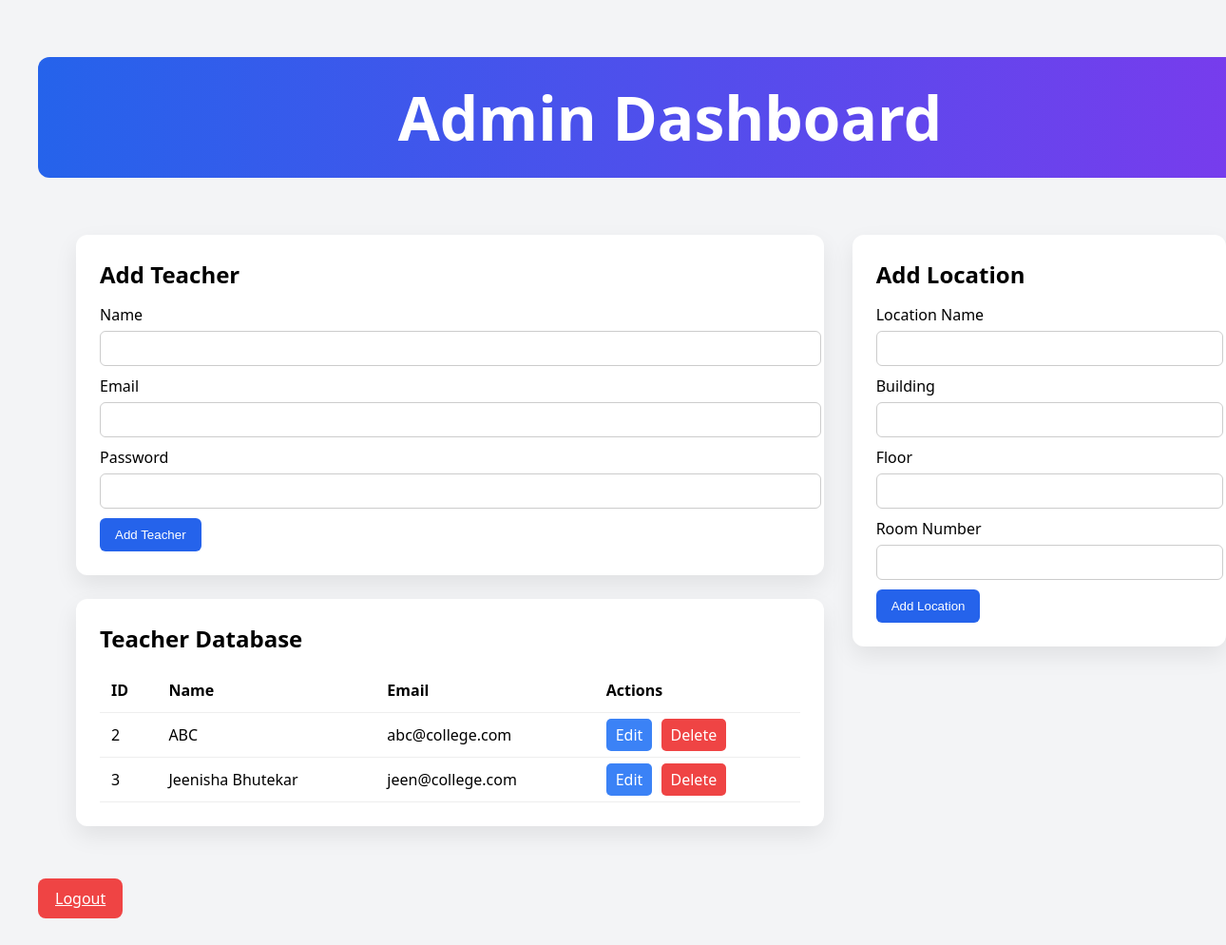
Page /admin (signed in) on the earlier database version.
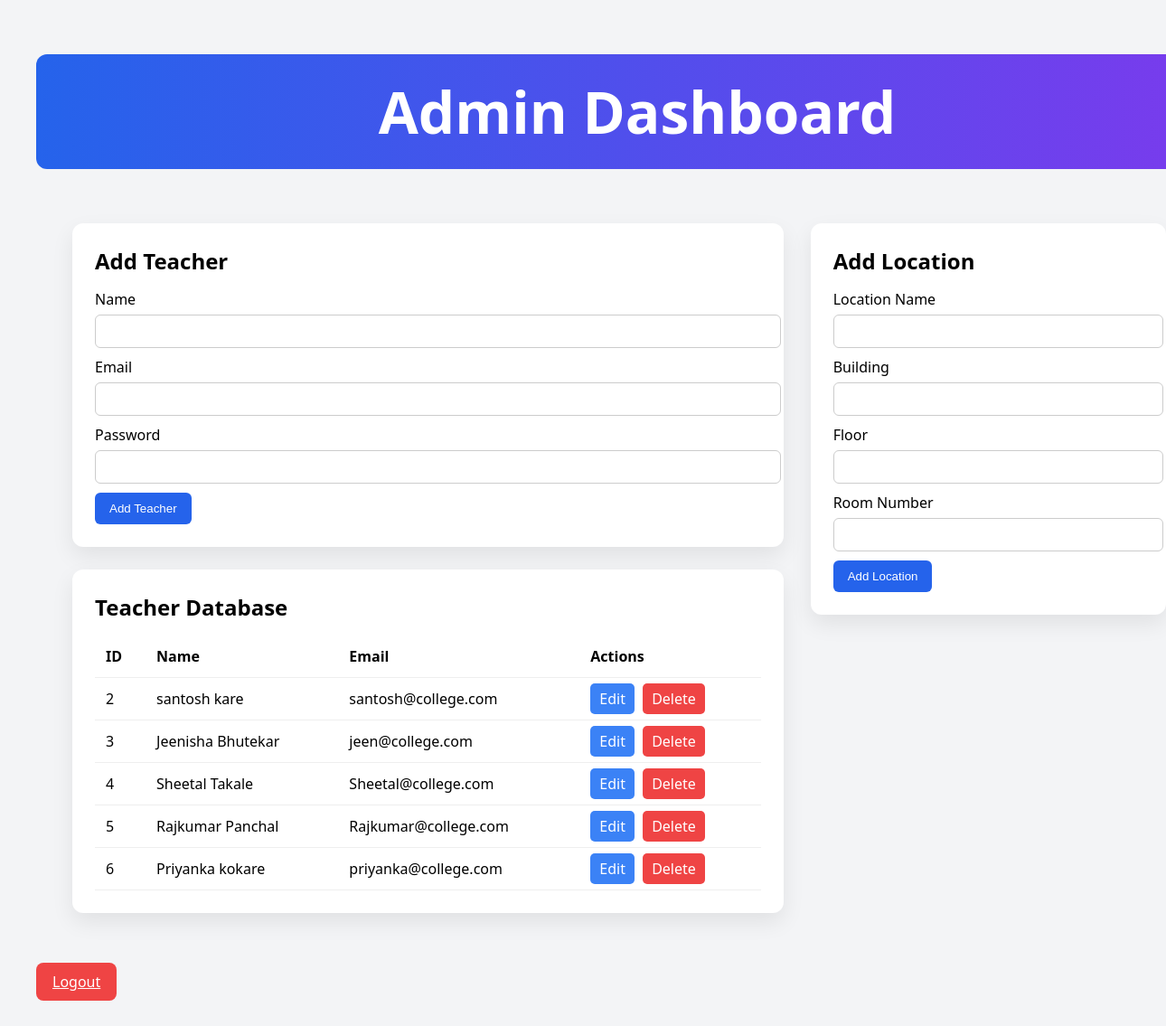
Same page on the later database version.
### tables this page shows
CREATE TABLE users (
        id INTEGER PRIMARY KEY AUTOINCREMENT,
        name TEXT,
        email TEXT UNIQUE,
        password TEXT,
        role TEXT
    );

### app.py (the view)
@app.route("/admin")
def admin_dashboard():
    if "role" not in session or session["role"] != "admin":
        return redirect("/login")
    conn = get_db_connection()
    teachers = conn.execute(
        "SELECT * FROM users WHERE role='teacher'"
    ).fetchall()
    conn.close()
    return render_template("admin_dashboard.html", teachers=teachers)
    return render_template("admin_dashboard.html")

### app.py (called while the page is built)
def get_db_connection():
    conn = sqlite3.connect(DB_NAME)
    conn.row_factory = sqlite3.Row
    return conn

### templates/admin_dashboard.html (shortened to what this page needs)
<!DOCTYPE html>
<html>
<head>
    <link rel="stylesheet" href="{{ url_for('static', filename='css/style.css') }}">
</head>
<body>
<div class="container">
    <div class="header">
        <h1>Admin Dashboard</h1>
    </div>
<div class="admin-grid">
    <div class="admin-left">
        <div class="admin-card">
            <h2>Add Teacher</h2>
            <form action="/add_teacher" method="POST">
                <label>Name</label>
                <input type="text" name="name" required>
                <label>Email</label>
                <input type="email" name="email" required>
                <label>Password</label>
                <input type="text" name="password" required>
                <button type="submit">Add Teacher</button>
            </form>
        </div>
        <div class="admin-card">
            <h2>Teacher Database</h2>
            <table>
                <tr>
                    <th>ID</th>
                    <th>Name</th>
                    <th>Email</th>
                    <th>Actions</th>
                </tr>
                {% for teacher in teachers %}
                <tr>
                    <td>{{ teacher.id }}</td>
                    <td>{{ teacher.name }}</td>
                    <td>{{ teacher.email }}</td>
                    <td>
                        <a href="/edit_teacher/{{ teacher.id }}" class="edit-btn">Edit</a>
                        <a href="/delete_teacher/{{ teacher.id }}" class="delete-btn">Delete</a>
                    </td>
                </tr>
                {% endfor %}
            </table>
        </div>
    </div>
    <div class="admin-right">
        <div class="admin-card">
            <h2>Add Location</h2>
            <form action="/add_location" method="POST">
                <label>Location Name</label>
                <input type="text" name="name">
                <label>Building</label>
                <input type="text" name="building">
                <label>Floor</label>
                <input type="text" name="floor">
                <label>Room Number</label>
                <input type="text" name="room_number">
                <button type="submit">Add Location</button>
            </form>
        </div>
    </div>
</div>
    <a href="/logout" class="btn btn-danger">Logout</a>
</div>
</body>
</html>

### static/css/style.css (style rules this page uses)
body { margin: 0; font-family: 'Segoe UI', sans-serif; background: #f3f4f6; }
h1, h2 { margin: 0; }
.container { width: 100%; max-width: 1400px; margin: 0 auto; padding:40px }
.header { width:100%; max-width:1400px; margin:20px auto; padding:20px; font-size:32px; font-weight:bold; text-align:center; background:linear-gradient(90deg,#2563eb,#7c3aed); color:white; border-radius:12px; }
.btn { padding: 10px 18px; border: none; border-radius: 8px; background: #2563eb; color: white; cursor: pointer; transition: 0.3s; }
.btn-danger { background: #ef4444; }
input, select { width: 100%; padding: 10px; margin-top: 6px; margin-bottom: 15px; border-radius: 8px; border: 1px solid #d1d5db; }
.edit-btn { background:#3498db; color:white; padding:6px 12px; border-radius:5px; text-decoration:none; }
.delete-btn { background:#e74c3c; color:white; padding:6px 12px; border-radius:5px; text-decoration:none; margin-left:5px; }
.admin-grid { display:grid; grid-template-columns: 2fr 1fr; gap:30px; padding:40px; }
.admin-card { background:white; padding:25px; border-radius:12px; box-shadow:0 10px 25px rgba(0,0,0,0.08); margin-bottom:25px; width = 100%; }
.admin-card h2 { margin-bottom:15px; }
.admin-card input { width:100%; padding:10px; margin-bottom:10px; border:1px solid #ccc; border-radius:6px; }
.admin-card button { padding:10px 16px; background:#2563eb; color:white; border:none; border-radius:6px; cursor:pointer; }
table { width:100%; border-collapse:collapse; }
th, td { padding:10px; border-bottom:1px solid #ddd; text-align:left; }
.edit-btn { background:#3b82f6; color:white; padding:6px 10px; border-radius:5px; text-decoration:none; }
.delete-btn { background:#ef4444; color:white; padding:6px 10px; border-radius:5px; text-decoration:none; }
table { width:100%; border-collapse:collapse; margin-top:15px; }
th, td { padding:12px; border-bottom:1px solid #eee; text-align:left; }

Differences in the rows shown:
changed users id 2: name "ABC" → "santosh kare"; email "abc@college.com" → "santosh@college.com"
added users: id "4", name "Sheetal Takale", email "Sheetal@college.com"
added users: id "5", name "Rajkumar Panchal", email "Rajkumar@college.com"
added users: id "6", name "Priyanka kokare", email "priyanka@college.com"
